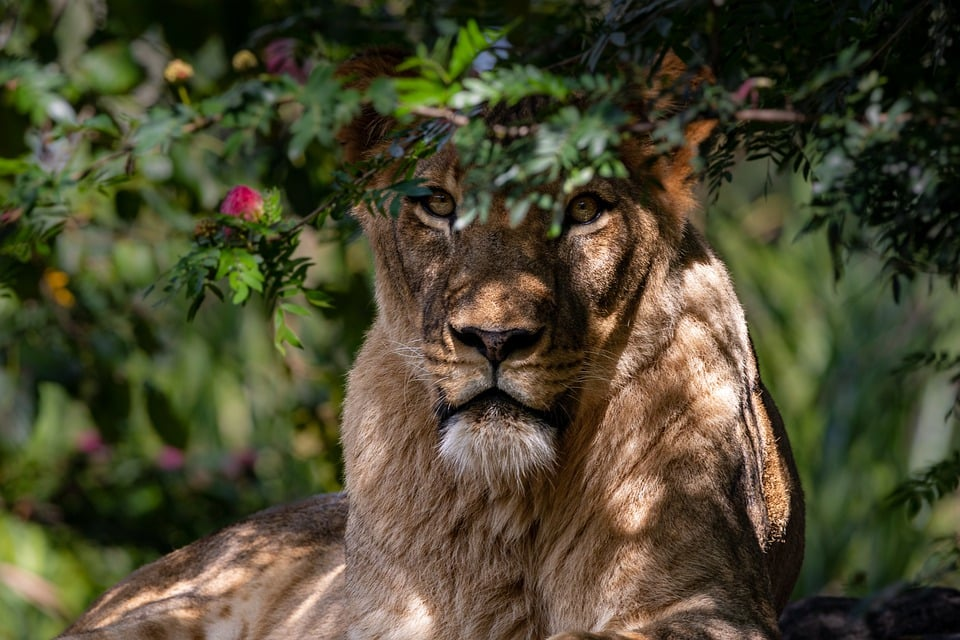
#> input picture image_repo/lioness.jpg, 960 x 640 px, found by its file name
$ python 20-scikit_entropy.py
#> lines starting #> are read from the running program, lines starting #| are printed output that depends on the picture; after the words box and inside, x2 and y2 are one past the last pixel; in counts of white or black regions, pixels touching at a corner belong together
# -*- coding: utf-8 -*-
"""
Created on Tue Feb  7 11:13:34 2023

@author: harsha
"""

from skimage import io
import matplotlib.pyplot as plt
from skimage.filters.rank import entropy
from skimage.morphology import disk
from skimage.filters import try_all_threshold,threshold_otsu
import numpy as np


img  = io.imread("D:/git/image_repo/lioness.jpg", as_gray =True)
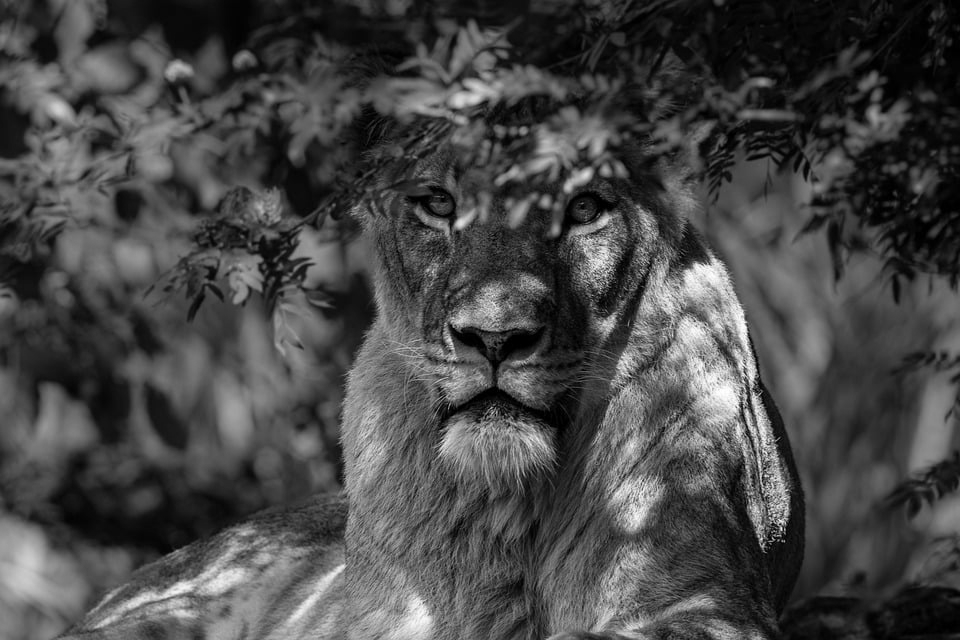
#> img: shape (640, 960) float64; min 0, max 0.999, mean 0.282
entropy_img = entropy(img, disk(3))
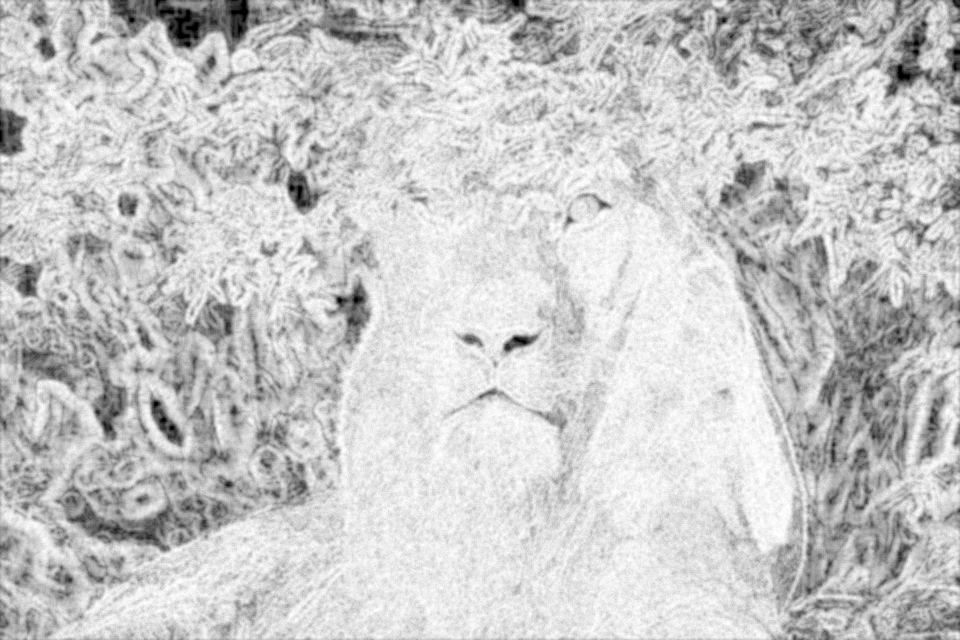
#> entropy_img: shape (640, 960) float64; min 0, max 4.86, mean 3.82; drawn with min black and max white
plt.imshow(entropy_img, cmap = plt.cm.gray)

#check which threshold works best
fig,ax = try_all_threshold(entropy_img,verbose = False)


thresh = threshold_otsu(entropy_img)
#> thresh = 3.48
binary = entropy_img <= thresh
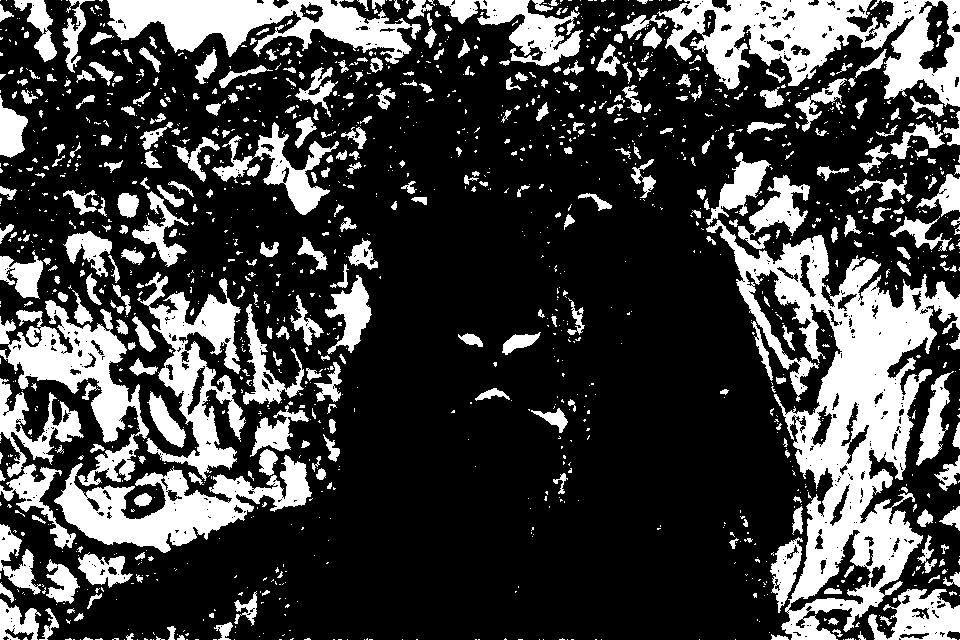
#> binary: shape (640, 960) bool; 26.2% white; 1513 white regions (1148 under 20 px), largest, box (x1, y1, x2, y2) and area: (706, 220, 960, 640) 34214, (657, 0, 960, 107) 15321, (107, 0, 421, 64) 10167
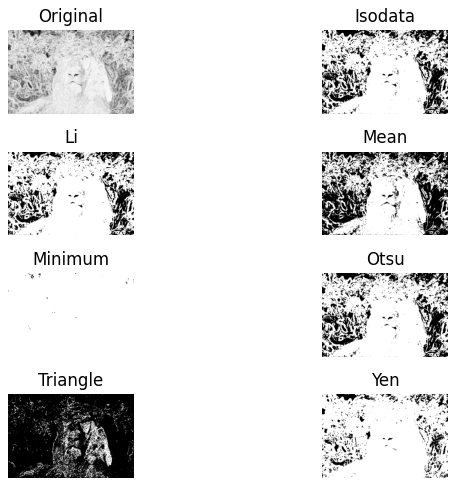
#> figure drawn by matplotlib, 8 panels

$ run again, with image_repo/segment_noisy.jpg copied over image_repo/lioness.jpg
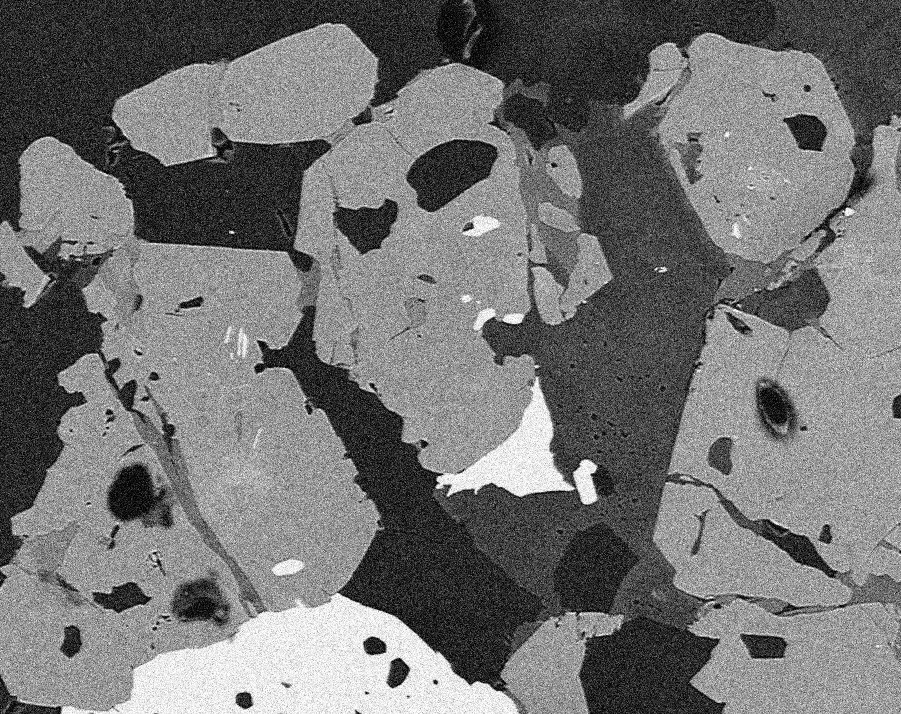
#> input picture image_repo/segment_noisy.jpg, 901 x 714 px, found by its file name
#> img is the input picture: shape (714, 901); min 0, max 255, mean 114.9
#> `entropy_img = entropy(img, disk(3))`:
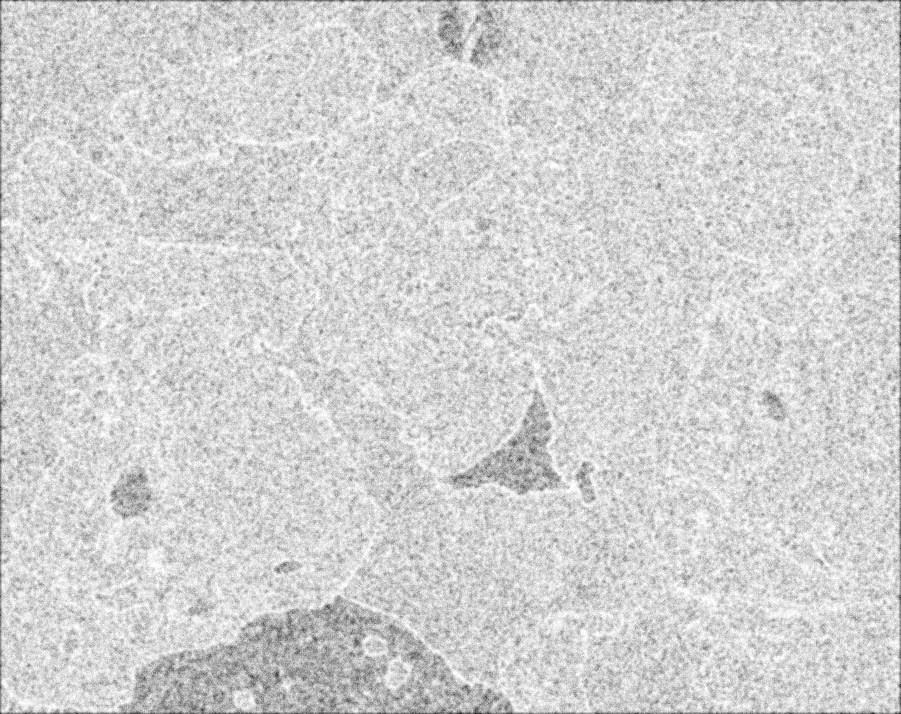
#> entropy_img: shape (714, 901) float64; min 3.13, max 4.86, mean 4.56; drawn with min black and max white
#> thresh = 4.53
#> `binary = entropy_img <= thresh`:
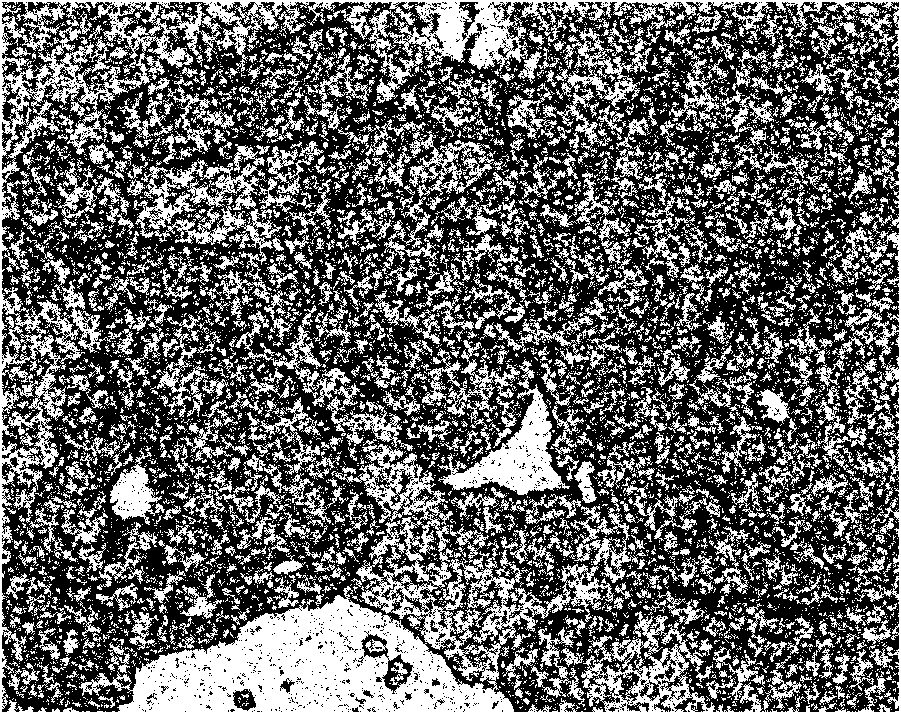
#> binary: shape (714, 901) bool; 40% white; 8587 white regions (7349 under 20 px), largest, box (x1, y1, x2, y2) and area: (0, 0, 901, 714) 86137, (135, 158, 282, 303) 5450, (437, 359, 570, 495) 5142
